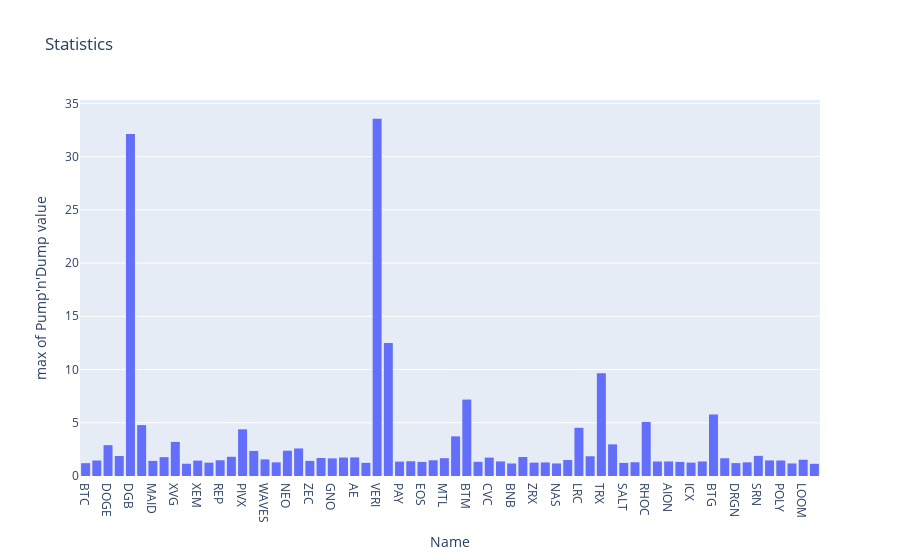

The notebook cell saved with this chart:
### Markdown cell above
#### Сравните эти значения для разных монет.

### Code cell
fig = px.histogram(coins, x="symbol", y="pnd", labels={'symbol':'Name', 'pnd':'Pump\'n\'Dump value'}, histfunc='max', title='Statistics')
fig.show()

### Figure 1 — Plotly figure (JSON) as saved in the notebook; plotly's stock layout.template omitted (floating-point values rounded to 4 significant figures; data arrays with more than 128 entries replaced by an {"elided": "..."} marker saying what was removed)
{"data": [{"alignmentgroup": "True", "bingroup": "x", "histfunc": "max", "hovertemplate": "Name=%{x}<br>max of Pump'n'Dump value=%{y}<extra></extra>", "legendgroup": "", "marker": {"color": "#636efa", "pattern": {"shape": ""}}, "name": "", "offsetgroup": "", "orientation": "v", "showlegend": false, "type": "histogram", "x": {"elided": "37588 str values"}, "xaxis": "x", "y": {"elided": "37588 float values"}, "yaxis": "y"}], "layout": {"barmode": "relative", "legend": {"tracegroupgap": 0}, "title": {"text": "Statistics"}, "xaxis": {"anchor": "y", "domain": [0, 1], "title": {"text": "Name"}}, "yaxis": {"anchor": "x", "domain": [0, 1], "title": {"text": "max of Pump'n'Dump value"}}}}
